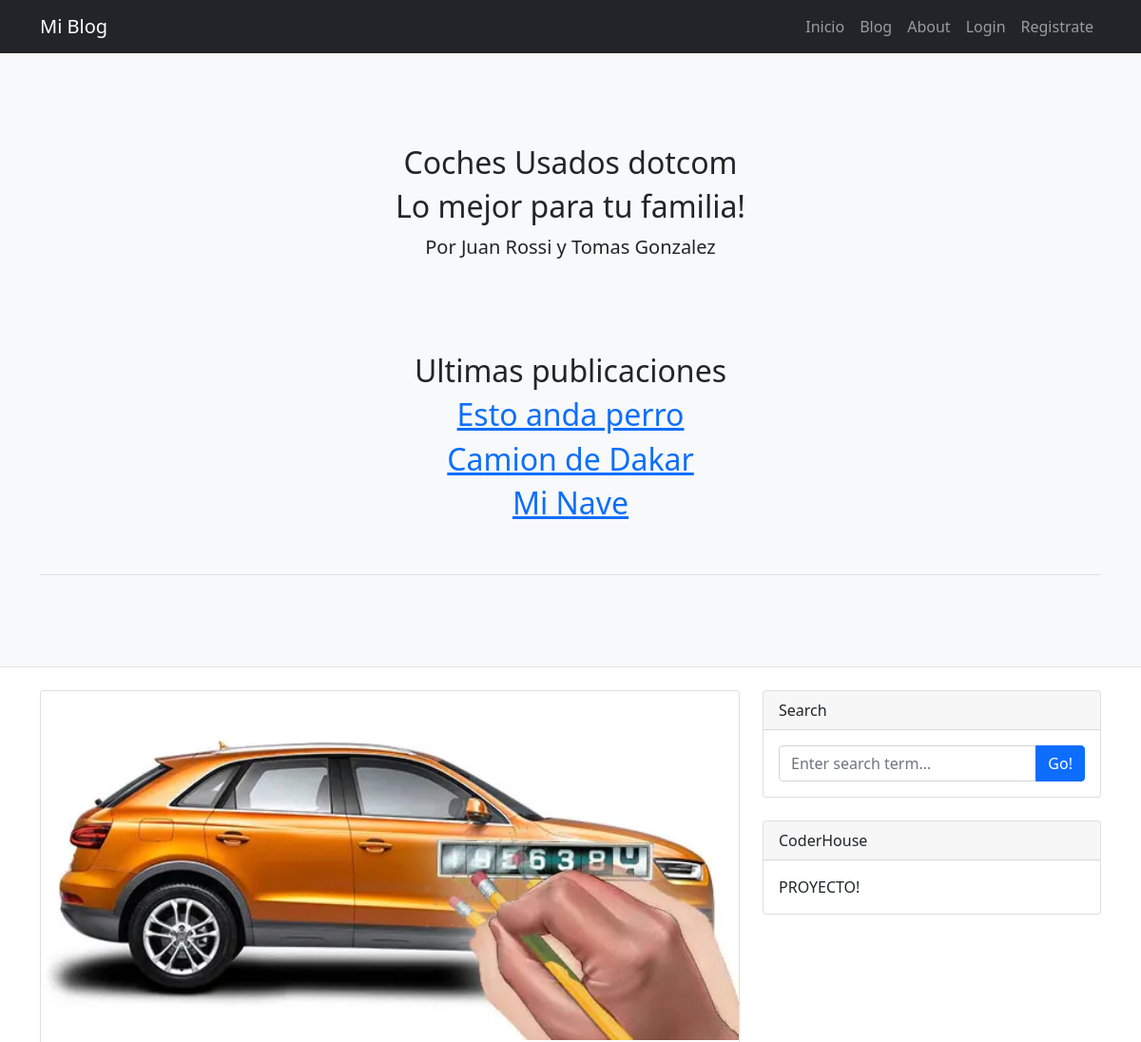
The app's page / (upper part), older data.
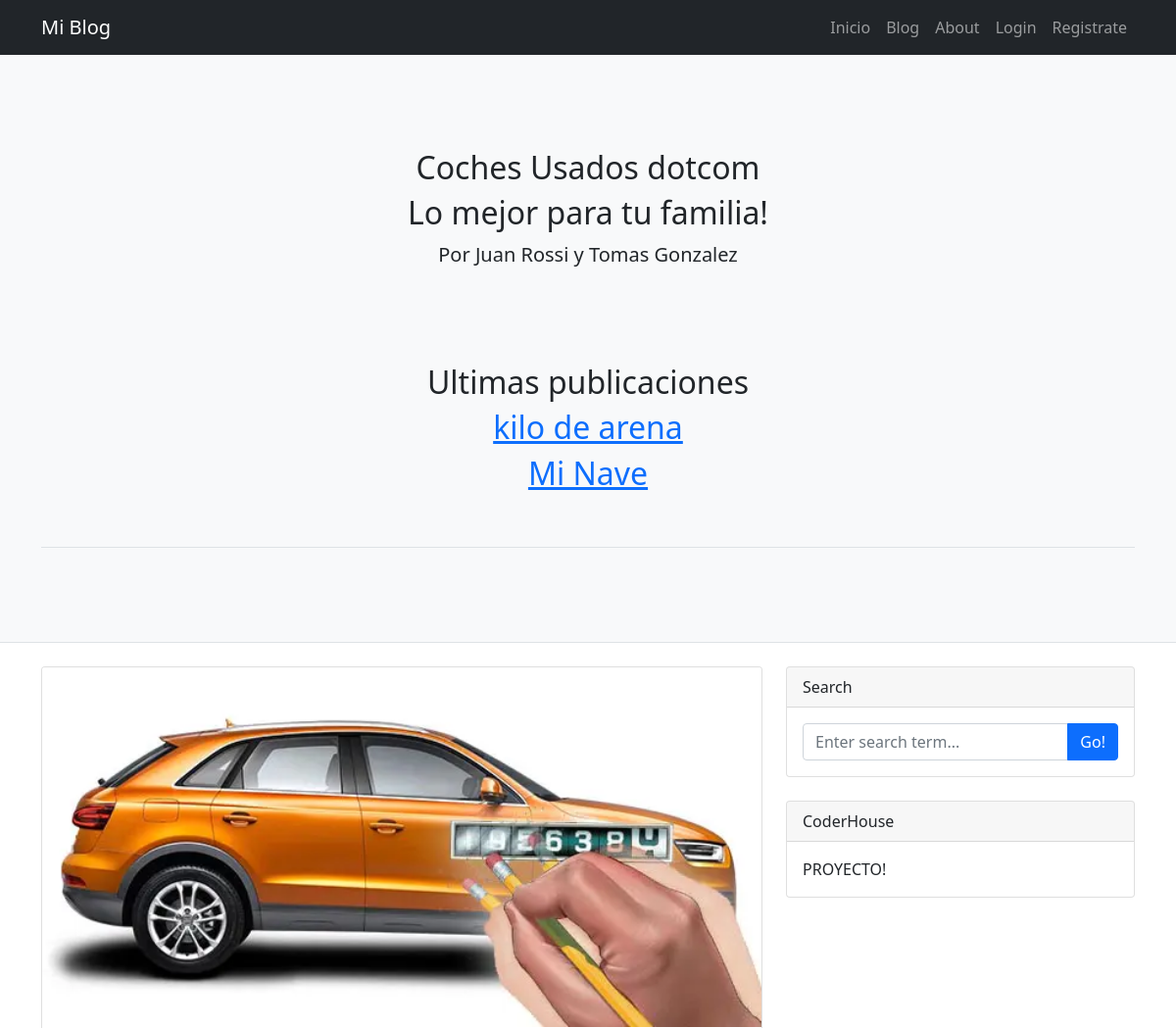
The same page, newer data.
### App1/models.py (models this page shows, shortened)
class Post(models.Model):
    author = models.ForeignKey(settings.AUTH_USER_MODEL, on_delete=models.CASCADE)
    title = models.CharField(max_length=255)
    post_body = models.TextField()
    created_date = models.DateField(default=timezone.now)
    published_date = models.DateTimeField(blank=True, null=True)
    image_up = models.ImageField(upload_to='images/',)

### App1/views.py (the view)
# urls.py: path('', index, name='index'),
def index(request):
    posts = Post.objects.filter(published_date__lte=timezone.now()).order_by('-published_date')
    return render(request, 'index.html', {'posts':posts})

### App1/templates/index.html (shortened to what this page needs)
{% extends 'main.html' %}
{% load static %}
{% block titulo_principal %}
<div class="mainText">
    <h2>Coches Usados dotcom</h2>
</div>
{% endblock %}
{% block sub_titulo_principal %}
<div class="mainText">
    <h2>Lo mejor para tu familia!</h2>
    <p class="lead mb-0">Por Juan Rossi y Tomas Gonzalez</p>
</div>
<header class="py-5 bg-light border-bottom mb-4">
    <div class="container">
<div class="post">
    <div class="title">
        <h2>Ultimas publicaciones</h2>
    </div>
    {% for post in posts %}
    <div class="postElements">
        <h2><a href="{% url 'post_detail' pk=post.pk %}">{{ post.title }}</a></h2>
    </div>
    {% empty %}
    <h2>No hay publicaciones</h2>
    {% endfor %}
</div>
</div>
</div>
</header>
{% endblock %}

Row changes from the older to the newer data that the page shows:
removed Post: title "Esto anda perro"
removed Post: title "Camion de Dakar"
added Post: title "kilo de arena"
